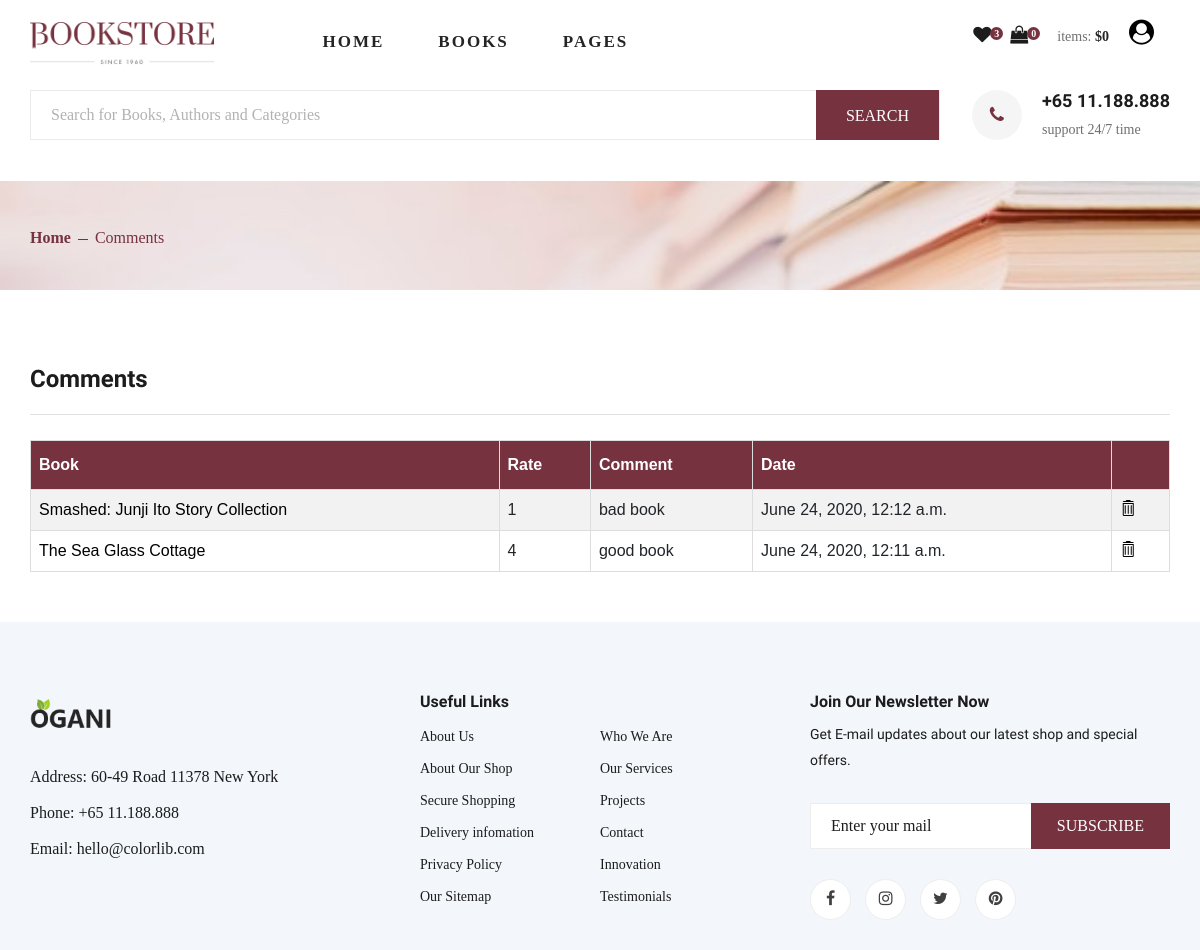
The page /user-comments/ (signed in) on the database its author committed.
### main/models.py (models this page shows, shortened)
class Comment(models.Model):
    RATING = (
        (1, 1),
        (2, 2),
        (3, 3),
        (4, 4),
        (5, 5),
    )
    book = models.ForeignKey(to="Book", on_delete=models.CASCADE)
    user = models.ForeignKey(User, on_delete=models.CASCADE)
    message = models.TextField(max_length=255)
    rating = models.IntegerField(choices=RATING, default=0)
    create_at = models.DateTimeField(auto_now_add=True)
    update_at = models.DateTimeField(auto_now=True)

class Book(models.Model):
    name = models.CharField(max_length=250, unique=True)
    image = models.ImageField(upload_to="books-img", blank=True)
    description = models.TextField(null=True, blank=True)
    Publication_date = models.DateField(
        null=True, blank=True, help_text='yyyy-mm-dd')
    page = models.IntegerField('Pages number', default=100)
    for_age = models.IntegerField('For ages', default=15)
    price = models.FloatField(default=0.0)
    discount_price = models.FloatField(blank=True, null=True)
    authors = models.ManyToManyField(to='Author')
    language = models.ForeignKey(to='Language', on_delete=models.DO_NOTHING)
    categories = models.ManyToManyField(to='Category')
    year = models.ForeignKey(to='Year', on_delete=models.DO_NOTHING)
    favourite = models.ManyToManyField(
        User, related_name='favourite', blank=True)
    active = models.BooleanField(default=True)
    slug = models.SlugField(unique=True, null=True, blank=True)
    create_at = models.DateTimeField(auto_now_add=True)
    update_at = models.DateTimeField(auto_now=True)

### main/views.py (the view)
# urls.py: path('user-comments/', views.user_comments_list, name="user_comments_list"),
@login_required(login_url='/users/login', redirect_field_name='/')
def user_comments_list(request):
    user_comments = models.Comment.objects.filter(
        user_id=request.user.id).order_by('-create_at')
    context = {
        'comments': 'exist',
        "user_comments": user_comments,
    }
    context.update(total_price_items(request.user.id))
    return render(request, 'main/comments.html', context)

### main/views.py (called while the page is built)
def total_price_items(userid):
    shopcart = ShopCart.objects.filter(user_id=userid)
    context = {
        'shopcart': shopcart,
        'total_price': total_price(shopcart),
        'favourites_count': models.Book.objects.filter(
            favourite=userid).count()
    }
    return context

### order/views.py (called while the page is built)
def total_price(shopcart):
    total_price = 0
    for book_in_cart in shopcart:
        if book_in_cart.book.discount_price:
            total_price += book_in_cart.quantity * book_in_cart.book.discount_price
        else:
            total_price += book_in_cart.quantity * book_in_cart.book.price
    return round(total_price, 2)

### templates/main/comments.html (shortened to what this page needs)
{% extends "base/main/layout/layout.html" %}
{% load i18n %}
{% load static %}
{% load crispy_forms_tags %}
{% block content %}
{% include 'main/extra/breadcrumb.html' %}
<section class="checkout spad">
    <div class="container">
        <div class="checkout__form">
            <h4>Comments</h4>
            <div class="row">
                <div class="col-lg-12">
                    <table class="user-comment" id="customers">
                        <tr>
                            <th>Book</th>
                            <th>Rate</th>
                            <th>Comment</th>
                            <th>Date</th>
                            <th></th>
                        </tr>
                        {% if user_comments %}
                        {% for comment in user_comments %}
                        <tr>
                            <td><a href="{% url 'main:book_details' comment.book.slug %}">{{ comment.book.name }}</a>
                            </td>
                            <td>{{ comment.rating }}</td>
                            <td>{{ comment.message }}</td>
                            <td>{{ comment.create_at }}</td>
                            <td> <a href="{% url 'main:delete_comment' comment.id %}"
                                    onclick="return confirm('Delete!\nAre you Sure?')">
                                    <span class="icon_trash_alt" title="Delete book"></span></a></td>
                        </tr>
                        {% endfor %}
                        {% endif %}
                    </table>
                </div>
            </div>
        </div>
    </div>
</section>
{% endblock %}

### rows shown on the page
Comment: book.name "Smashed: Junji Ito Story Collection", rating "1", message "bad book", create_at "June 24, 2020, 12:12 a.m."
Comment: book.name "The Sea Glass Cottage", rating "4", message "good book", create_at "June 24, 2020, 12:11 a.m."

### other values the page prints
{{ favourites_count }} "3"
{{ shopcart.count }} "0"
{{ total_price }} "0"
